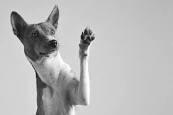
#> input picture foto/imagem1.jpg, 173 x 115 px
$ python Imagem.py
#> lines starting #> are read from the running program, lines starting #| are printed output that depends on the picture
from PIL import Image

image = Image.open("foto/imagem1.jpg")  # carregar imagem
#> image is the input picture: PIL image 173x115 L; min 16, max 255, mean 183.7
print(image.format)  # imprimindo propriedade da imagem - formato
#| JPEG
print(image.mode)  # propriedade da imagem - Red-Green-Blue RGB
#| L
print(image.size)  # propriedade da imagem - tamanho
#| (173, 115)

# A faixa de valor de bits é de 0 até 255 - se a combinacao de valor for 255=branco, 0=preto

# para trabalhar com matriz usamos a biblioteca numpy

from matplotlib import image  # bibliotecas para visualizar imagens
from matplotlib import pyplot

# transformar a imagem digital num array numpy

data = image.imread("foto/imagem1.jpg")  # data=dado - carregando imagem
print(data)  # mostra datatype do tipo array. Para cada unidade tres valores/cor
#> (printed output is left out)
print(data.dtype)  # mostra o tipo de dados (uint8)
#| uint8
print(data.shape)  # mostra forma (115, 173, 3)
#| (115, 173)
print(data.min())  # 0
#| 16
print(data.max())  # 255
#| 255

pyplot.imshow(data)                   # exibir array de pixels como imagem digital
image2 = Image.fromarray(data)        # converter o array de pixels em um objeto Image Pillow
type(image2)                          # verificando o tipo do objeto
image2: Image = Image.fromarray(data)

from numpy import asarray               # convertendo um objeto do tipo imagem para um array numpy

image = Image.open('foto/imagem1.jpg')  # carregando novamente a imagem usando metodo open da classe image
data = asarray(image)

print(data.dtype)   # mostra o tipo de dados (uint8)
#| uint8
print(data.shape)   # mostra forma (115, 173, 3)
#| (115, 173)

image.save("foto/imagem1.jpg", format="PNG")
image.save("foto/imagem1.jpg", format="GIF")

image_cinza = image.convert(mode="L")  # convertendo em cinza
image_cinza.save("foto/imagem1.jpg")

image.thumbnail((100, 100))     # diminui o tamanho da escala
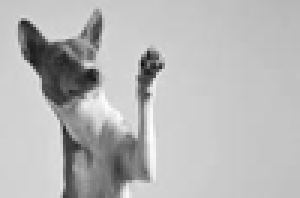
#> image: PIL image 100x66 L (shown 3 times larger); min 18, max 253, mean 183.7
print(image.size)               # verificando o tamanho 100,66
#| (100, 66)

image_resize = image.resize((200, 200))  # define tamanho padrão da base de dados
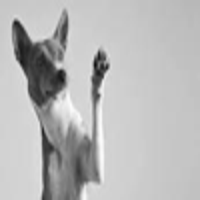
#> image_resize: PIL image 200x200 L; min 15, max 253, mean 183.7
print(image_resize.size)                 # 200, 200
#| (200, 200)
pyplot.imshow(image_resize)
image_resize: Image = image.resize((200, 200))

# [10 lines of commented-out code are left out]
image = Image.open("foto/imagem1.jpg")
#> image: PIL image 173x115 L
pixels = asarray(image)                     # convertendo a imagem num array
pixels = pixels.astype('float32')           # convertendo os valores em float para realizar normalização
pixels /= pixels.max()                      # normaliza a faixa de valores


print('Data Type: %s' % pixels.dtype)                            # float32
#| Data Type: float32
print('Min: %.3f, Max: %.3f' % (pixels.min(), pixels.max()))    #Min: 0.063, Max: 1.000
#| Min: 0.063, Max: 1.000

import cv2
def orb_sim(img1, img2):
    orb = cv2.ORB_create()
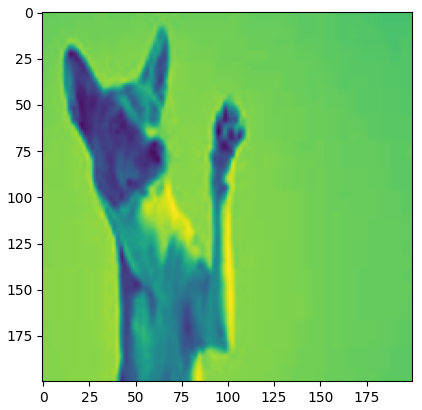
#> figure drawn by matplotlib, 1 panel

$ run again, with foto/imagem2.jpg copied over foto/imagem1.jpg
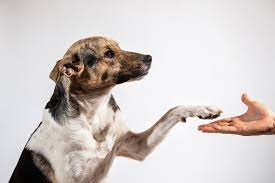
#> input picture foto/imagem2.jpg, 275 x 183 px
#> image is the input picture: PIL image 275x183 RGB; mean R, G, B 209, 201.2, 199.5
#| JPEG
#| RGB
#| (275, 183)
#> (printed output is left out)
#| uint8
#| (183, 275, 3)
#| 0
#| 255
#| uint8
#| (183, 275, 3)
#| (100, 67)
#> `image_resize = image.resize((200, 200))`:
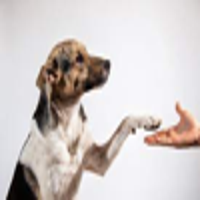
#> image_resize: PIL image 200x200 RGB; mean R, G, B 209, 201.2, 199.5
#| (200, 200)
#| Data Type: float32
#| Min: 0.000, Max: 1.000
#> `orb = cv2.ORB_create()`:
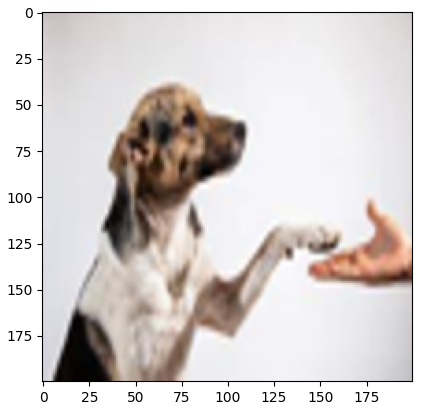
#> figure drawn by matplotlib, 1 panel
